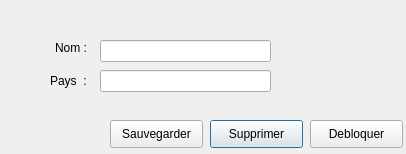
<?xml version="1.0" encoding="UTF-8"?>
<ui version="4.0">
 <class>ficheInstitution</class>
 <widget class="QDialog" name="ficheInstitution">
  <property name="geometry">
   <rect>
    <x>0</x>
    <y>0</y>
    <width>406</width>
    <height>154</height>
   </rect>
  </property>
  <property name="windowTitle">
   <string>Dialog</string>
  </property>
  <widget class="QLabel" name="label_nom">
   <property name="geometry">
    <rect>
     <x>55</x>
     <y>40</y>
     <width>51</width>
     <height>16</height>
    </rect>
   </property>
   <property name="text">
    <string>Nom :</string>
   </property>
  </widget>
  <widget class="QLabel" name="label_pays">
   <property name="geometry">
    <rect>
     <x>50</x>
     <y>73</y>
     <width>53</width>
     <height>16</height>
    </rect>
   </property>
   <property name="text">
    <string>Pays  :</string>
   </property>
  </widget>
  <widget class="QLineEdit" name="lineEdit_nom">
   <property name="geometry">
    <rect>
     <x>100</x>
     <y>40</y>
     <width>171</width>
     <height>22</height>
    </rect>
   </property>
  </widget>
  <widget class="QLineEdit" name="lineEdit_pays">
   <property name="geometry">
    <rect>
     <x>100</x>
     <y>70</y>
     <width>171</width>
     <height>22</height>
    </rect>
   </property>
  </widget>
  <widget class="QPushButton" name="pushButton_supprimerInstitution">
   <property name="geometry">
    <rect>
     <x>210</x>
     <y>120</y>
     <width>93</width>
     <height>28</height>
    </rect>
   </property>
   <property name="text">
    <string>Supprimer</string>
   </property>
  </widget>
  <widget class="QPushButton" name="pushButton_bloquedInstitution">
   <property name="geometry">
    <rect>
     <x>310</x>
     <y>120</y>
     <width>93</width>
     <height>28</height>
    </rect>
   </property>
   <property name="text">
    <string>Debloquer</string>
   </property>
  </widget>
  <widget class="QPushButton" name="pushButton_sauvegarderInstitution">
   <property name="geometry">
    <rect>
     <x>110</x>
     <y>120</y>
     <width>93</width>
     <height>28</height>
    </rect>
   </property>
   <property name="text">
    <string>Sauvegarder</string>
   </property>
  </widget>
  <widget class="QLabel" name="label_nomInstitutionControl">
   <property name="geometry">
    <rect>
     <x>280</x>
     <y>40</y>
     <width>20</width>
     <height>20</height>
    </rect>
   </property>
   <property name="text">
    <string/>
   </property>
  </widget>
  <widget class="QLabel" name="label_paysInstitutionControl">
   <property name="geometry">
    <rect>
     <x>280</x>
     <y>70</y>
     <width>20</width>
     <height>20</height>
    </rect>
   </property>
   <property name="text">
    <string/>
   </property>
  </widget>
 </widget>
 <resources/>
 <connections/>
</ui>
